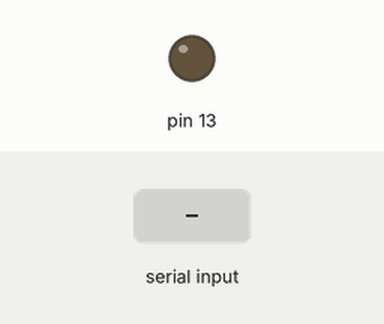
The sketch below on a simulated Arduino Uno, built with avr-gcc and run on an emulated ATmega328P. Parts: output pins drawn as LEDs (lit = HIGH). The inputs (shaded band) are chosen by the test bench.

Above: at 1.2 s.
1.3 s: "1" received over Serial
At 1.5 s:
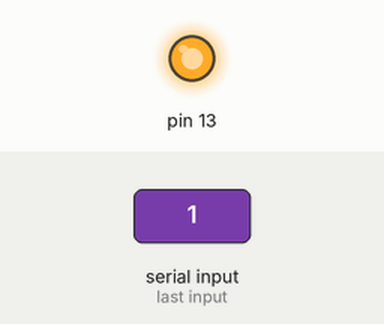
Timing chart, 0 to 4.3 s (numbered marks = the images above; inputs shaded):
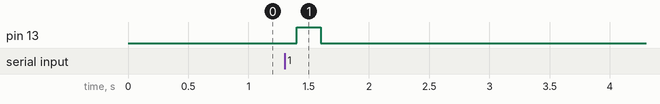

The sketch:

Reciever1.ino
```cpp
char saklar;

void setup() {
  // put your setup code here, to run once:

   Serial.begin(9600);

   pinMode(13, OUTPUT);

}

void loop() {
  saklar = Serial.read();
  if (saklar == '1')
  {
    digitalWrite(13, HIGH);
    }   else digitalWrite(13, LOW);
    delay(200);

}
```

Measured:
- after the input at 1.3 s, pin 13: LOW → HIGH after 0.10 s, → LOW 0.20 s later
